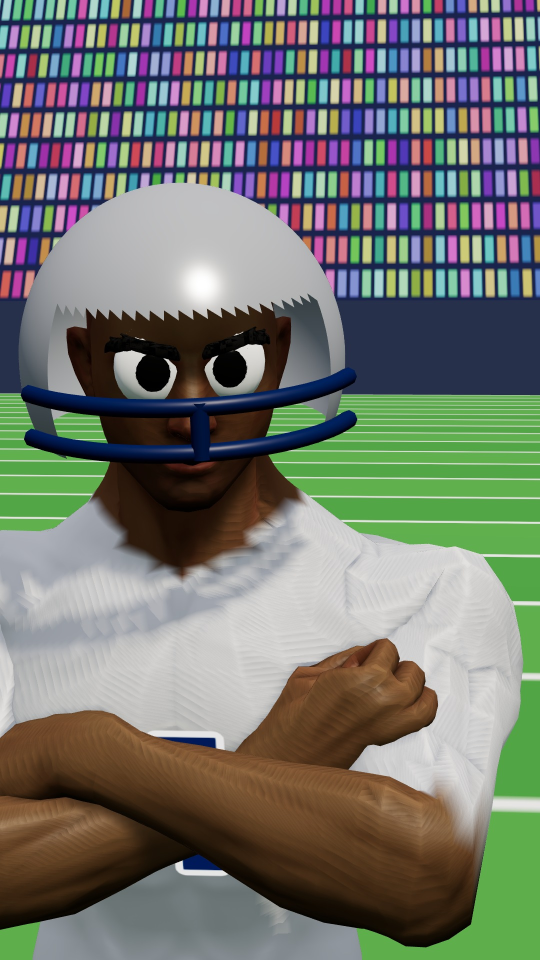
#> input picture du_an/P01_sport_usa_whatif/engine/smoke_test/nhanvat_v2_can_canh.jpg, 1080 x 1920 px, given in place of POV_POV_SELFIE.png, which was not available (shown at 1/2 size)
$ python selfies_insert.py ../../../P01_sport_usa_whatif/engine/smoke_test ../../../P01_sport_usa_whatif/engine/smoke_test/nhanvat_v2_trung_canh.jpg
#> lines starting #> are read from the running program, lines starting #| are printed output that depends on the picture; after the words box and inside, x2 and y2 are one past the last pixel; in counts of white or black regions, pixels touching at a corner belong together
### du_an/P02_tyler_meets/tools/kitfonts.py
"""kitfonts — chọn font chạy được cả Windows lẫn Linux (phiên cloud).

kf("C:/Windows/Fonts/arialbd.ttf") trả lại đúng đường dẫn đó nếu file có thật (Windows),
nếu không thì trả font thay thế trên Linux. Bảng thay thế:
  arial / arialbd      -> Liberation Sans (cùng số đo chữ với Arial)
  ariblk (Arial Black) -> Archivo Black (OFL)   — gần nhất, KHÔNG giống hệt
  impact               -> Anton (OFL)           — gần nhất, KHÔNG giống hệt
  seguisym             -> Noto Sans Symbols2
  seguiemj             -> Noto Color Emoji (chỉ nạp được ở cỡ 109)
  Roboto-BlackItalic   -> bản Roboto của gói fonts-roboto
"""
import os

_LIN = {
    "arial.ttf": "/usr/share/fonts/truetype/liberation/LiberationSans-Regular.ttf",
    "arialbd.ttf": "/usr/share/fonts/truetype/liberation/LiberationSans-Bold.ttf",
    "ariblk.ttf": "/usr/local/share/fonts/tylerkit/ArchivoBlack-Regular.ttf",
    "impact.ttf": "/usr/local/share/fonts/tylerkit/Anton-Regular.ttf",
    "seguisym.ttf": "/usr/share/fonts/truetype/noto/NotoSansSymbols2-Regular.ttf",
    "seguiemj.ttf": "/usr/share/fonts/truetype/noto/NotoColorEmoji.ttf",
    "roboto-blackitalic.ttf": "/usr/share/fonts/truetype/roboto/unhinted/RobotoTTF/Roboto-BlackItalic.ttf",
}


def kf(path):
    if path and os.path.exists(path):
        return path
    alt = _LIN.get(os.path.basename(path or "").lower())
    return alt if alt and os.path.exists(alt) else path

### du_an/P02_tyler_meets/tools/hb/selfies_insert.py
import os as _os, sys as _sys; _sys.path.insert(0, _os.path.join(_os.path.dirname(_os.path.abspath(__file__)), "..")); from kitfonts import kf  # font Windows/Linux
import sys, os
from PIL import Image, ImageDraw, ImageFont, ImageFilter
S, O = sys.argv[1], sys.argv[2]; os.makedirs(O, exist_ok=True)
W, H = 1080, 1920; PX, PY, PW, PH = 190, 200, 700, 1400
F = lambda s: ImageFont.truetype(kf("C:/Windows/Fonts/arialbd.ttf"), s)
sel = Image.open(os.path.join(S, "POV_POV_SELFIE.png")).convert("RGB"); bgi = sel
#> further down, sel is the input picture: PIL image 1080x1920 RGB; mean R, G, B 113.4, 117.3, 108.7
def cover(im, w, h):
#> called with w = 1080, h = 1920
    s = max(w / im.width, h / im.height); im = im.resize((int(im.width * s), int(im.height * s))); x = (im.width - w) // 2; y = (im.height - h) // 2; return im.crop((x, y, x + w, y + h))
bg = cover(bgi, W, H).filter(ImageFilter.GaussianBlur(16)); img = bg.copy(); d = ImageDraw.Draw(img)
#> after `bg = cover(bgi, W, H).filter(ImageFilter.GaussianBlur(16))`:
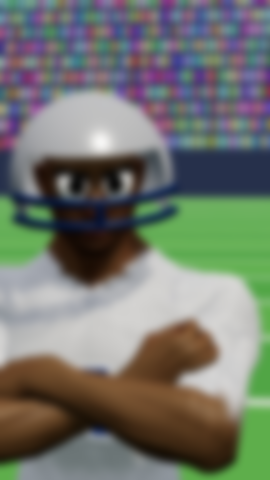
#> bg: PIL image 1080x1920 RGB (shown at 1/4 size); mean R, G, B 113.4, 117.4, 108.8
d.rounded_rectangle((PX - 22, PY - 22, PX + PW + 22, PY + PH + 22), 70, fill=(18, 18, 20))
scr = Image.new("RGB", (PW, PH), (12, 12, 14)); ds = ImageDraw.Draw(scr)
ds.text((30, 70), "Recents", font=F(44), fill="white"); ds.text((PW - 30, 78), "40 photos", font=F(30), fill=(170, 170, 170), anchor="ra")
tile = cover(sel, 170, 170); g = 4; y0 = 150
#> call 2 of cover, with w = 170, h = 170
#> in cover (call 2), `im = im.resize((int(im.width * s), int(im.height * s)))`:
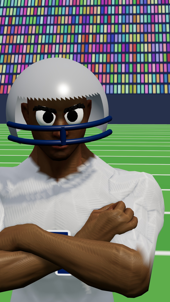
#> im: PIL image 170x302 RGB; mean R, G, B 113.4, 117.3, 108.8
#> in cover (call 2), `return im.crop((x, y, x + w, y + h))`:
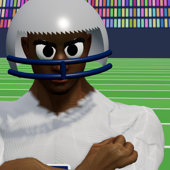
#> returned value: PIL image 170x170 RGB; mean R, G, B 123.3, 132.5, 119.8
for i in range(40):
    r, c = divmod(i, 4); x = 6 + c * (170 + g); y = y0 + r * (170 + g)
    if y + 170 > PH: break
    t = tile.copy()
    if i % 3 == 1: t = t.transpose(Image.FLIP_LEFT_RIGHT)
    scr.paste(t, (x, y))
#> this loop made 29 passes
#> pass 2, `if i % 3 == 1: t = t.transpose(Image.FLIP_LEFT_RIGHT)`:
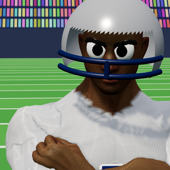
#> t: PIL image 170x170 RGB; mean R, G, B 123.3, 132.5, 119.8
#> after the loop:
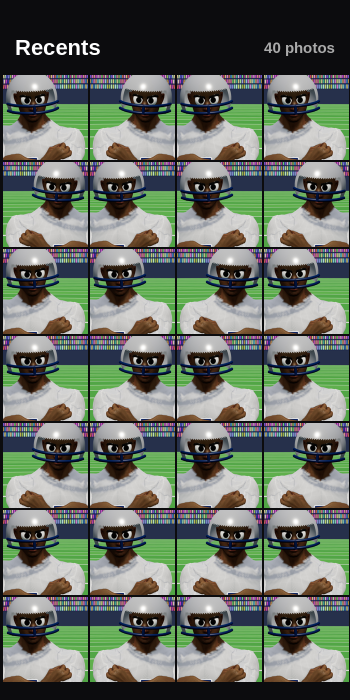
#> scr: PIL image 700x1400 RGB (shown at 1/2 size); mean R, G, B 104.6, 112.2, 102.1
m = Image.new("L", (PW, PH), 0); ImageDraw.Draw(m).rounded_rectangle((0, 0, PW, PH), 50, fill=255)
#> after `ImageDraw.Draw(m).rounded_rectangle((0, 0, PW, PH), 50, fill=255)`:
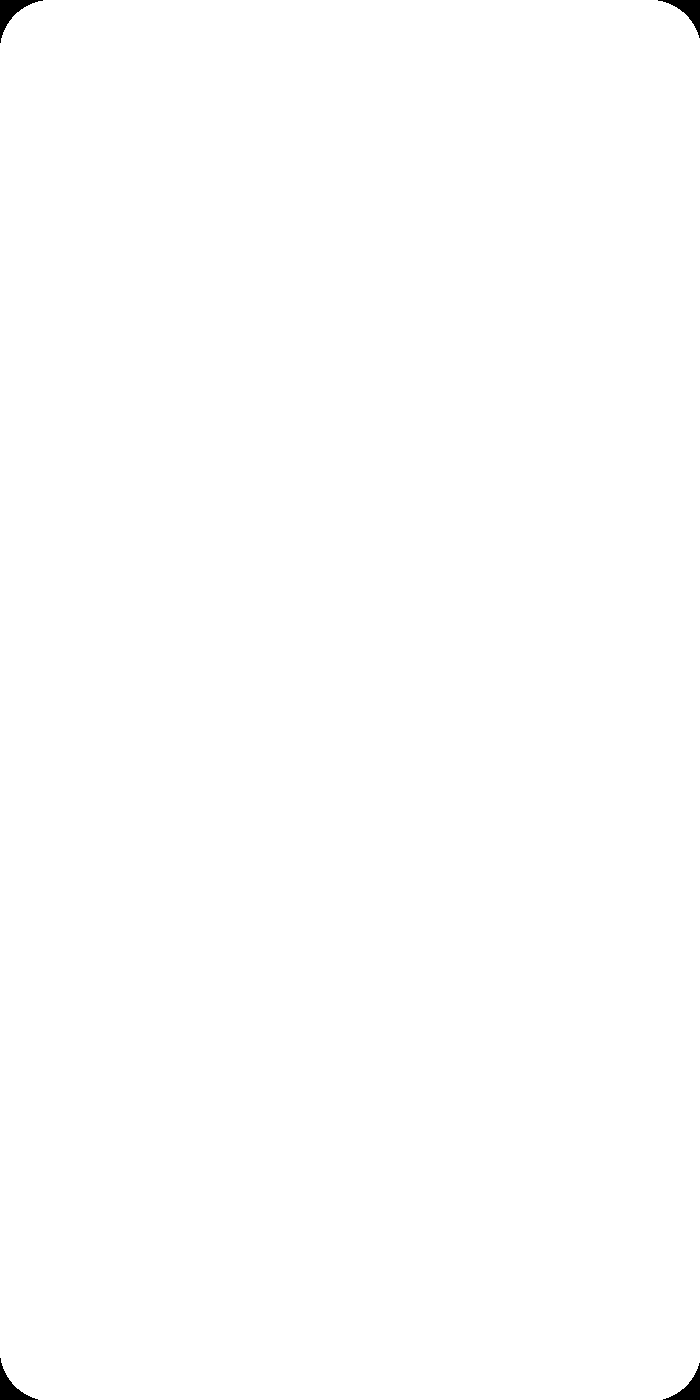
#> m: PIL image 700x1400 L; 99.8% white; 4 black regions, box (x1, y1, x2, y2) and area: (0, 0, 43, 43) 549, (658, 0, 700, 38) 506, (0, 1358, 38, 1400) 506, (663, 1363, 700, 1400) 464
img.paste(scr, (PX, PY), m); img.save(os.path.join(O, "phone_selfies.png")); print("selfies ok")
#> after `img.paste(scr, (PX, PY), m)`:
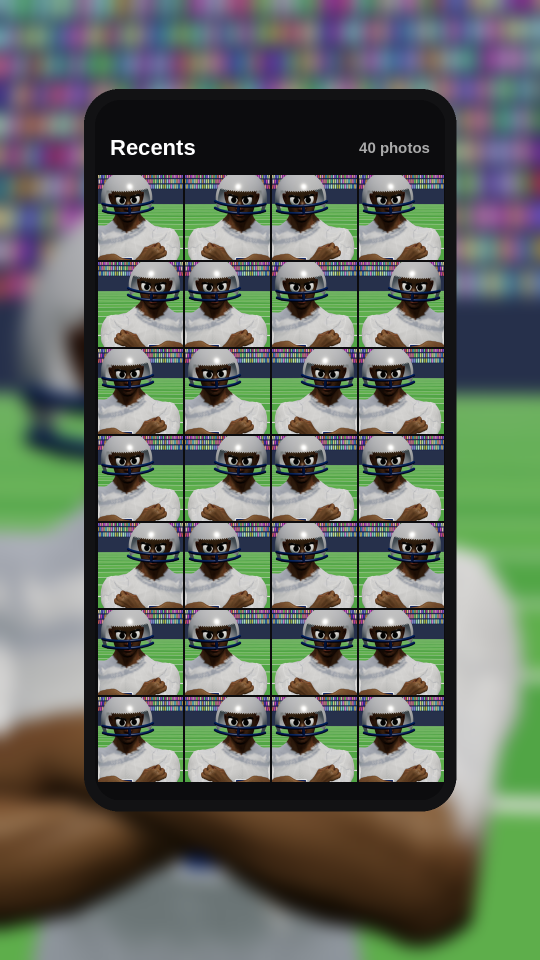
#> img: PIL image 1080x1920 RGB (shown at 1/2 size); mean R, G, B 101.1, 108.4, 98.6
#| selfies ok
